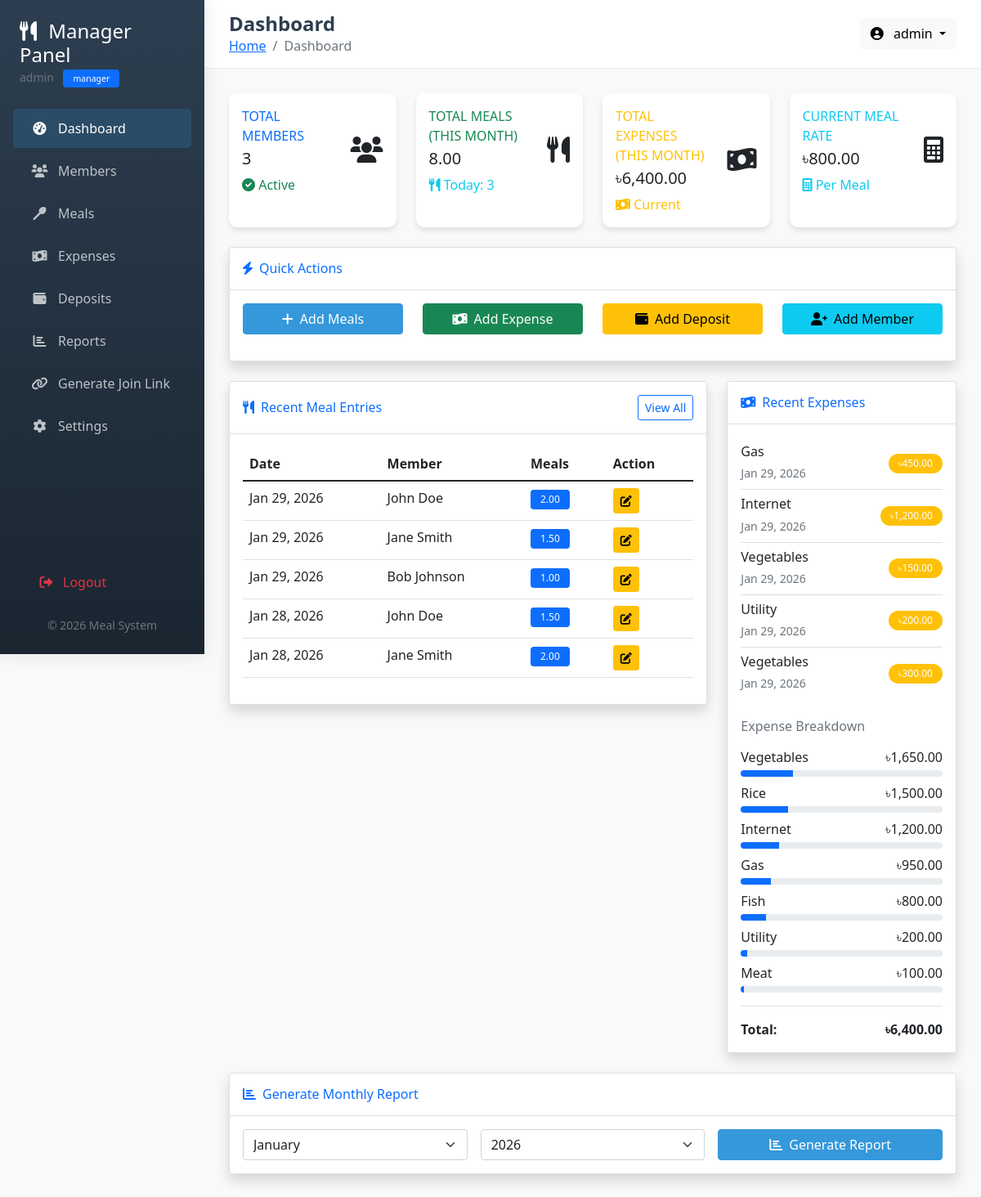
Screenshot of /manager/dashboard.php (signed in) with the database file from the repository.
### tables this page shows
CREATE TABLE IF NOT EXISTS meals (
    meal_id INT PRIMARY KEY AUTO_INCREMENT,
    member_id INT NOT NULL,
    meal_date DATE NOT NULL,
    meal_count DECIMAL(4,2) NOT NULL DEFAULT 0.00,
    created_at TIMESTAMP DEFAULT CURRENT_TIMESTAMP,
    created_by INT DEFAULT NULL,
    UNIQUE KEY unique_member_meal (member_id, meal_date),
    INDEX idx_meal_date (meal_date),
    FOREIGN KEY (member_id) REFERENCES members(member_id) ON DELETE CASCADE,
    FOREIGN KEY (created_by) REFERENCES users(user_id) ON DELETE SET NULL
);

CREATE TABLE IF NOT EXISTS members (
    member_id INT PRIMARY KEY AUTO_INCREMENT,
    name VARCHAR(100) NOT NULL,
    phone VARCHAR(20),
    email VARCHAR(100),
    join_date DATE NOT NULL,
    status ENUM('active', 'inactive') DEFAULT 'active',
    created_by INT DEFAULT NULL,
    join_token VARCHAR(100) UNIQUE,
    token_expiry DATETIME,
    created_at TIMESTAMP DEFAULT CURRENT_TIMESTAMP,
    INDEX idx_status (status),
    FOREIGN KEY (created_by) REFERENCES users(user_id) ON DELETE SET NULL
);

CREATE TABLE IF NOT EXISTS expenses (
    expense_id INT PRIMARY KEY AUTO_INCREMENT,
    amount DECIMAL(10,2) NOT NULL,
    category ENUM('Rice', 'Fish', 'Meat', 'Vegetables', 'Gas', 'Internet', 'Utility', 'Others') NOT NULL DEFAULT 'Others',
    description TEXT,
    expense_date DATE NOT NULL,
    created_by INT NOT NULL,
    created_at TIMESTAMP DEFAULT CURRENT_TIMESTAMP,
    INDEX idx_expense_date (expense_date),
    INDEX idx_category (category),
    FOREIGN KEY (created_by) REFERENCES users(user_id) ON DELETE CASCADE
);

### manager/dashboard.php (the view, shortened to what the rows shown need)
<?php
require_once '../includes/functions.php';
require_once '../includes/header.php';
$functions = new Functions();
$conn = getConnection();
$sql = "SELECT m.*, mb.name FROM meals m
        JOIN members mb ON m.member_id = mb.member_id
        ORDER BY m.meal_date DESC, m.created_at DESC LIMIT 10";
$result = mysqli_query($conn, $sql);
$recent_meals = mysqli_fetch_all($result, MYSQLI_ASSOC);
$sql = "SELECT * FROM expenses ORDER BY expense_date DESC, created_at DESC LIMIT 5";
$result = mysqli_query($conn, $sql);
$recent_expenses = mysqli_fetch_all($result, MYSQLI_ASSOC);
?>
<div class="row">
    <div class="col-lg-8 mb-4">
        <div class="card shadow">
            <div class="card-body">
                <div class="table-responsive">
                    <table class="table table-hover">
                        <thead>
                            <tr>
                                <th>Date</th>
                                <th>Member</th>
                                <th>Meals</th>
                                <th>Action</th>
                            </tr>
                        </thead>
                        <tbody>
                            <?php if (empty($recent_meals)): ?>
                            <tr>
                                <td colspan="4" class="text-center text-muted">No meal entries found</td>
                            </tr>
                            <?php else: ?>
                            <?php foreach ($recent_meals as $meal): ?>
                            <tr>
                                <td><?php echo $functions->formatDate($meal['meal_date']); ?></td>
                                <td><?php echo htmlspecialchars($meal['name']); ?></td>
                                <td><span class="badge bg-primary"><?php echo $meal['meal_count']; ?></span></td>
                                <td>
                                    <a href="edit_meal.php?id=<?php echo $meal['meal_id']; ?>"
                                       class="btn btn-sm btn-warning" title="Edit">
                                        <i class="fas fa-edit"></i>
                                    </a>
                                </td>
                            </tr>
                            <?php endforeach; ?>
                            <?php endif; ?>
                        </tbody>
                    </table>
                </div>
            </div>
        </div>
    </div>
    <div class="col-lg-4 mb-4">
        <div class="card shadow">
            <div class="card-body">
                <div class="list-group list-group-flush">
                    <?php if (empty($recent_expenses)): ?>
                    <div class="text-center text-muted py-3">No expenses found</div>
                    <?php else: ?>
                    <?php foreach ($recent_expenses as $expense): ?>
                    <div class="list-group-item d-flex justify-content-between align-items-center px-0">
                        <div>
                            <h6 class="mb-1"><?php echo htmlspecialchars($expense['category']); ?></h6>
                            <small class="text-muted"><?php echo $functions->formatDate($expense['expense_date']); ?></small>
                        </div>
                        <span class="badge bg-warning rounded-pill"><?php echo $functions->formatCurrency($expense['amount']); ?></span>
                    </div>
                    <?php endforeach; ?>
                    <?php endif; ?>
                </div>
            </div>
        </div>
    </div>
</div>
<?php
require_once '../includes/footer.php';
?>

### rows the page displays
meals: meal_date "Jan 29, 2026", member.name "John Doe", meal_count "2.00"
meals: meal_date "Jan 29, 2026", member.name "Jane Smith", meal_count "1.50"
meals: meal_date "Jan 29, 2026", member.name "Bob Johnson", meal_count "1.00"
meals: meal_date "Jan 28, 2026", member.name "John Doe", meal_count "1.50"
meals: meal_date "Jan 28, 2026", member.name "Jane Smith", meal_count "2.00"
expenses: category "Gas", expense_date "Jan 29, 2026", amount "৳450.00"
expenses: category "Internet", expense_date "Jan 29, 2026", amount "৳1,200.00"
expenses: category "Vegetables", expense_date "Jan 29, 2026", amount "৳150.00"
expenses: category "Utility", expense_date "Jan 29, 2026", amount "৳200.00"
expenses: category "Vegetables", expense_date "Jan 29, 2026", amount "৳300.00"

### other values shown
$_SESSION['username'] "admin"
$_SESSION['role'] "manager"
$page_title "Dashboard"
$stats['total_members'] "3"
$stats['total_meals'] "8.00"
$stats['today_meals'] "3"
$functions->formatCurrency($stats['total_expenses']) "৳6,400.00"
$functions->formatCurrency($stats['meal_rate']) "৳800.00"
$item['category'] "Vegetables"
$functions->formatCurrency($item['total']) "৳1,650.00"
$item['category'] "Rice"
$functions->formatCurrency($item['total']) "৳1,500.00"
$item['category'] "Internet"
$functions->formatCurrency($item['total']) "৳1,200.00"
$item['category'] "Gas"
